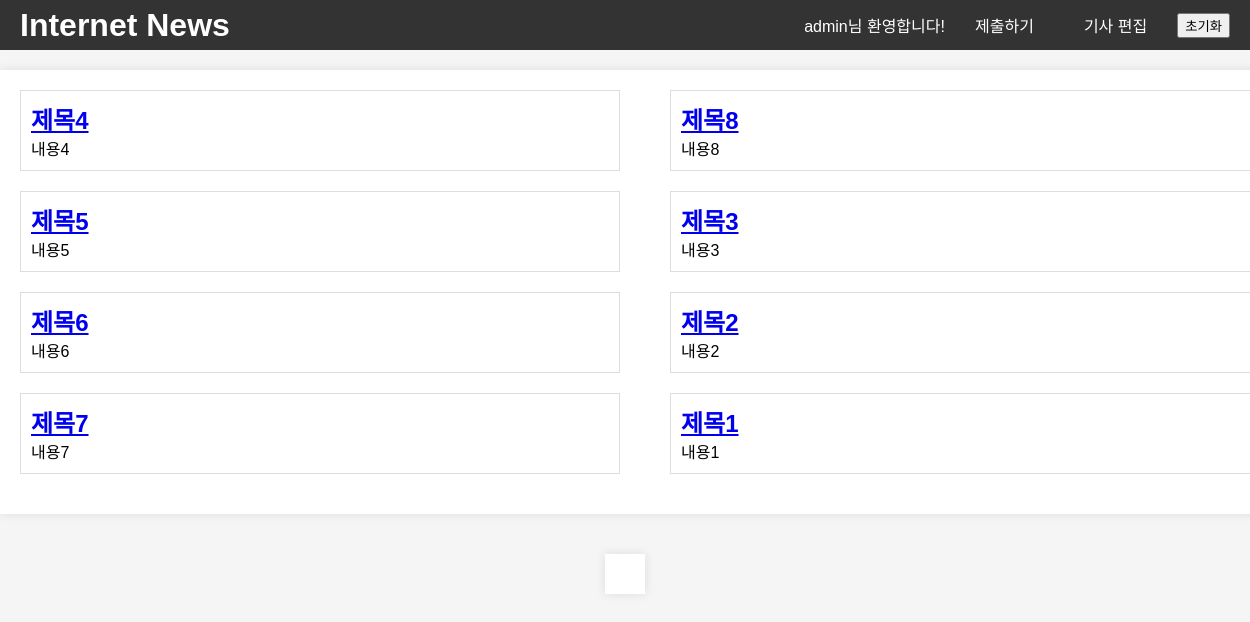
Before: /index (signed in) with the older database file.
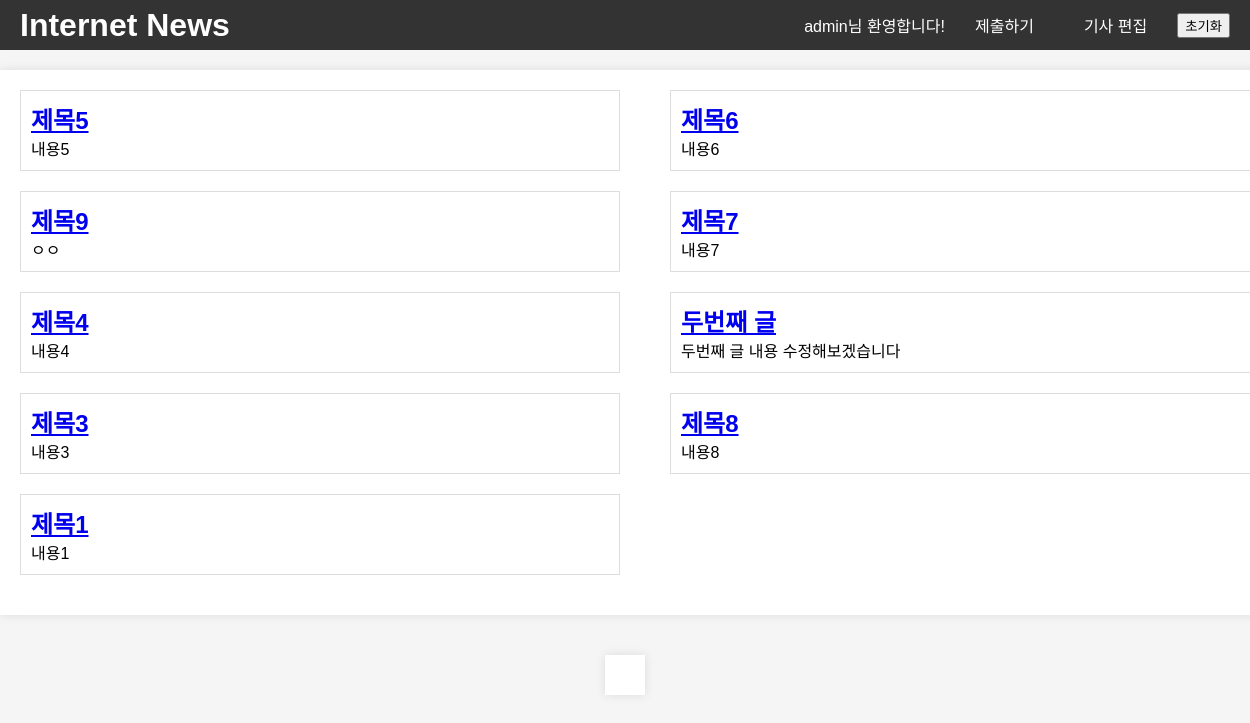
After: the same page with the newer database file.
### app.py (models this page shows)
class Article(db.Model):
    id = db.Column(db.Integer, primary_key=True)
    title = db.Column(db.String(255), nullable=False)
    content = db.Column(db.Text, nullable=False)
    ratings = db.relationship('Rating', backref='article', lazy=True)

### app.py (the view)
@app.route('/index')
def index():
    articles = Article.query.all()  # 모든 기사를 조회
    return render_template('index.html', articles=articles)  # `articles` 변수를 템플릿에 전달

### templates/index.html (shortened to what this page needs)
<!DOCTYPE html>
<html lang="en">
<head>
    <link rel="stylesheet" type="text/css" href="/static/styles.css">
</head>
<body>
    <header>
        <h1>Internet News</h1>
        <div>
            {% if session['user_name'] %}
            <p>{{ session['user_name'] }}님 환영합니다!</p>
            <a href="{{ url_for('end_page') }}">제출하기</a>
            {% if session['user_name'] == 'admin' %}
                <a href="{{ url_for('edit_article') }}">기사 편집</a>
                <button onclick="confirmRefresh()">초기화</button>
            {% endif %}
        {% else %}
            <a href="{{ url_for('login') }}">로그인</a>
        {% endif %}
        </div>
    </header>
    <div class="container">
        {% for article in articles %}
            <div class="article">
                <a href="{{ url_for('article', article_id=article.id) }}">
                    <h2>{{ article.title }}</h2>
                </a>
                <p>{{ article.content.split('.')[0] }}</p>
            </div>
        {% endfor %}
    </div>
    <div class="memo-container" id="memoContainer"></div>
</body>
</html>

Changed rows visible on the page:
removed Article: title "제목2", content "내용2"
added Article: title "두번째 글", content "두번째 글 내용 수정해보겠습니다"
added Article: title "제목9", content "ㅇㅇ"
